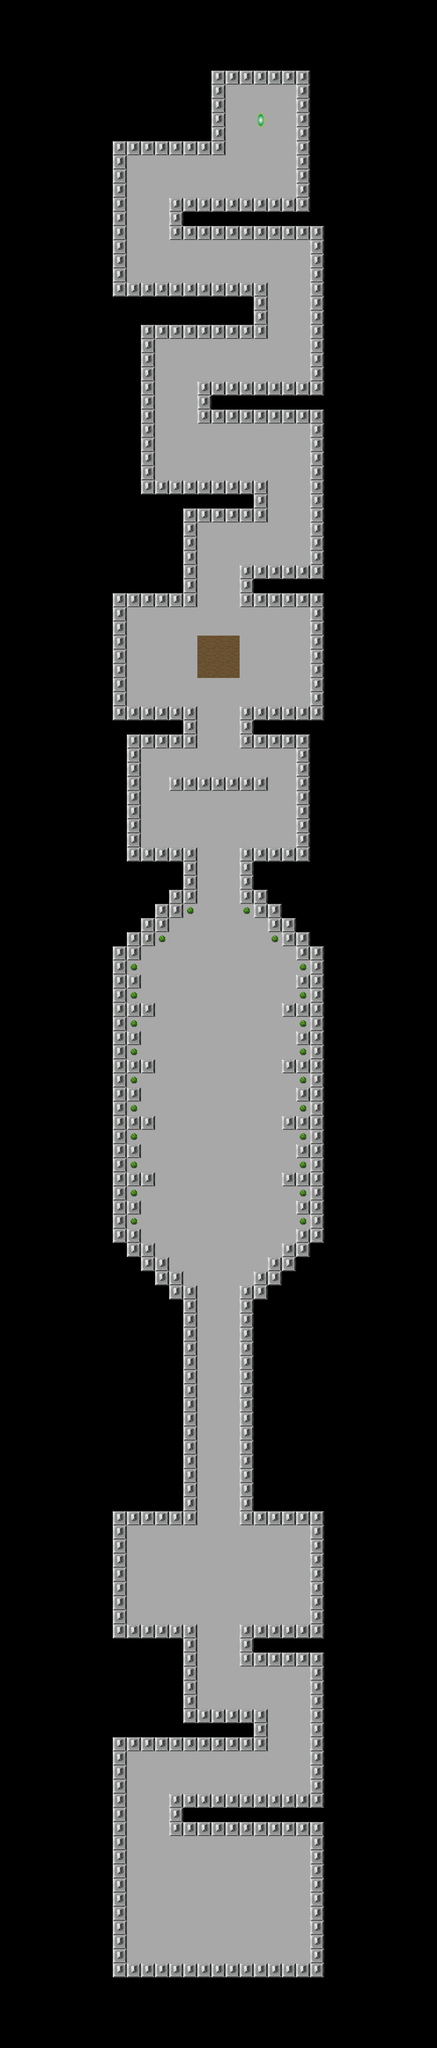

This game map was drawn from its Tiled (.tmx) file and the tilesets committed beside it. A one-line description and the trimmed map source follow:
An orthogonal 31x145 tile map with 48x48 px tiles, 2 tile layers (L1 Back, L2 Normal), 2 tilesets and 155 objects (48x LevelObject, 9x onenter, static).

<map version="1.0" orientation="orthogonal" width="31" height="145" tilewidth="48" tileheight="48">
 <properties>
  <property name="music" value="dungeon" />
 </properties>
 <tileset firstgid="1" name="bottom" tilewidth="48" tileheight="48" spacing="2" margin="1">
  <image source="../gfx/simple_tile2.png" width="200" height="150" />
 </tileset>
 <tileset firstgid="13" name="jungle_tiled" tilewidth="48" tileheight="48">
  <image source="../gfx/jungle_tiled.png" width="768" height="576" />
 </tileset>
 <layer name="L1 Back" width="31" height="145">
  <data>[4495 cells, 4495 non-empty, 4 distinct tile ids]</data>
 </layer>
 <layer name="L2 Normal" width="31" height="145">
  <data>[4495 cells, 540 non-empty, 3 distinct tile ids]</data>
 </layer>
 <objectgroup name="Events" width="31" height="145">
  <properties>
   <property name="Events" value="true" />
  </properties>
  <object name="Spawn" type="static" x="912" y="6528" width="48" height="48" />
  <object name="Font" type="LevelObject" x="768" y="6432" width="48" height="48">
   <properties>
    <property name="text" value="Use your left gamepad to move" />
   </properties>
  </object>
  <object name="Font" type="LevelObject" x="504" y="6288" width="48" height="48">
   <properties>
    <property name="text" value="This way!" />
   </properties>
  </object>
  <object name="Font" type="LevelObject" x="720" y="6000" width="48" height="48">
   <properties>
    <property name="text" value="Good job!" />
   </properties>
  </object>
  <object name="Font" type="LevelObject" x="864" y="5712" width="48" height="48">
   <properties>
    <property name="text" value="Keep going!" />
   </properties>
  </object>
  <object name="DestroyableTile" type="LevelObject" x="672" y="5136" width="48" height="48">
   <properties>
    <property name="animated" value="false" />
    <property name="asset" value="stone" />
    <property name="collision" value="true" />
    <property name="hp" value="3" />
   </properties>
  </object>
  <object name="DestroyableTile" type="LevelObject" x="720" y="5136" width="48" height="48">
   <properties>
    <property name="animated" value="false" />
    <property name="asset" value="stone" />
    <property name="collision" value="true" />
    <property name="hp" value="3" />
   </properties>
  </object>
  </objectgroup>
 <objectgroup name="Enemies" width="31" height="145">
  <properties>
   <property name="Enemies" value="true" />
  </properties>
 </objectgroup>
 <objectgroup name="Collision" width="31" height="145">
  <properties>
   <property name="Collide" value="true" />
  </properties>
  <!-- 97 objects omitted --></objectgroup>
</map>
<!-- 148 of 155 objects omitted -->
